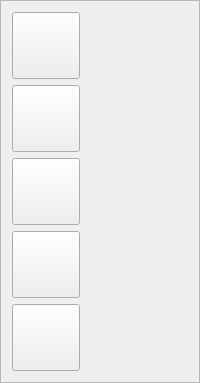
     <widget class="QFrame" name="frame">
      <property name="frameShape">
       <enum>QFrame::StyledPanel</enum>
      </property>
      <property name="frameShadow">
       <enum>QFrame::Raised</enum>
      </property>
      <layout class="QVBoxLayout" name="verticalLayout">
       <item>
        <widget class="QToolButton" name="today_tool_btn">
         <property name="styleSheet">
          <string notr="true"/>
         </property>
         <property name="text">
          <string/>
         </property>
         <property name="icon">
          <iconset>
           <normaloff>../assets/today.png</normaloff>../assets/today.png</iconset>
         </property>
         <property name="iconSize">
          <size>
           <width>60</width>
           <height>60</height>
          </size>
         </property>
        </widget>
       </item>
       <item>
        <widget class="QToolButton" name="books_tool_btn">
         <property name="styleSheet">
          <string notr="true"/>
         </property>
         <property name="text">
          <string/>
         </property>
         <property name="icon">
          <iconset>
           <normaloff>../assets/book.png</normaloff>../assets/book.png</iconset>
         </property>
         <property name="iconSize">
          <size>
           <width>60</width>
           <height>60</height>
          </size>
         </property>
        </widget>
       </item>
       <item>
        <widget class="QToolButton" name="users_tool_btn">
         <property name="styleSheet">
          <string notr="true"/>
         </property>
         <property name="text">
          <string/>
         </property>
         <property name="icon">
          <iconset>
           <normaloff>../assets/user.png</normaloff>../assets/user.png</iconset>
         </property>
         <property name="iconSize">
          <size>
           <width>60</width>
           <height>60</height>
          </size>
         </property>
        </widget>
       </item>
       <item>
        <widget class="QToolButton" name="settings_tool_btn">
         <property name="styleSheet">
          <string notr="true"/>
         </property>
         <property name="text">
          <string/>
         </property>
         <property name="icon">
          <iconset>
           <normaloff>../assets/settings.png</normaloff>../assets/settings.png</iconset>
         </property>
         <property name="iconSize">
          <size>
           <width>60</width>
           <height>60</height>
          </size>
         </property>
        </widget>
       </item>
       <item>
        <widget class="QToolButton" name="themes_tool_btn">
         <property name="styleSheet">
          <string notr="true"/>
         </property>
         <property name="text">
          <string/>
         </property>
         <property name="icon">
          <iconset>
           <normaloff>../assets/app-design.png</normaloff>../assets/app-design.png</iconset>
         </property>
         <property name="iconSize">
          <size>
           <width>60</width>
           <height>60</height>
          </size>
         </property>
        </widget>
       </item>
      </layout>
     </widget>
